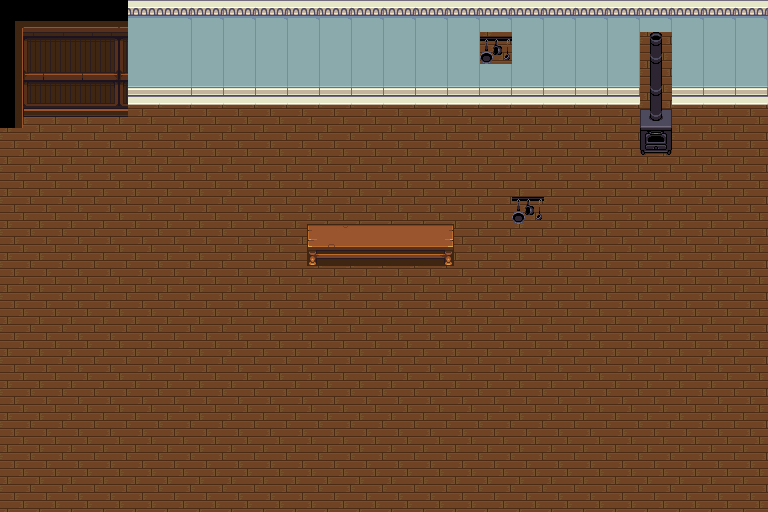

Rendered tile map (Tiled .tmx) drawn with the repository's tilesets; below, a short description and the map source with its tile grids summarised:
An orthogonal 24x16 tile map with 32x32 px tiles, 2 tile layers (Tile Layer 1, Tile Layer 2), 3 tilesets.

<map version="1.0" orientation="orthogonal" width="24" height="16" tilewidth="32" tileheight="32">
 <tileset firstgid="1" name="inside" tilewidth="32" tileheight="32">
  <image source="../images/indoors/inside.png" width="320" height="320" />
 </tileset>
 <tileset firstgid="101" name="inside-contest" tilewidth="32" tileheight="32">
  <image source="../images/indoors/inside-contest.png" width="496" height="399" />
 </tileset>
 <tileset firstgid="281" name="kitchen" tilewidth="32" tileheight="32">
  <image source="../images/indoors/kitchen.png" width="64" height="128" />
 </tileset>
 <layer name="Tile Layer 1" width="24" height="16">
  <data>[384 cells, 384 non-empty, 1 distinct tile ids]</data>
 </layer>
 <layer name="Tile Layer 2" width="24" height="16">
  <data>[384 cells, 110 non-empty, 40 distinct tile ids]</data>
 </layer>
</map>
